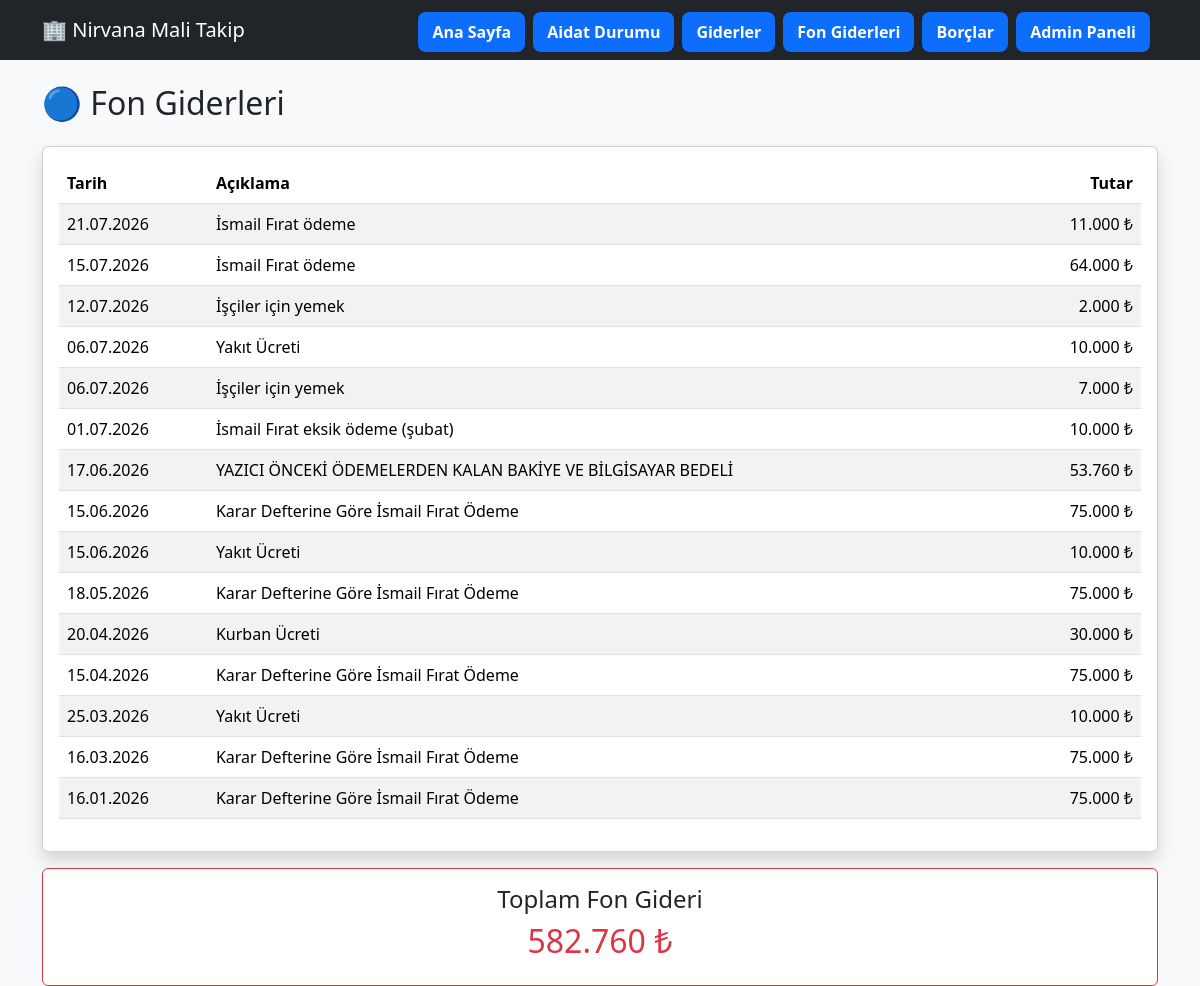
The app's page /fon-giderleri/, older data.
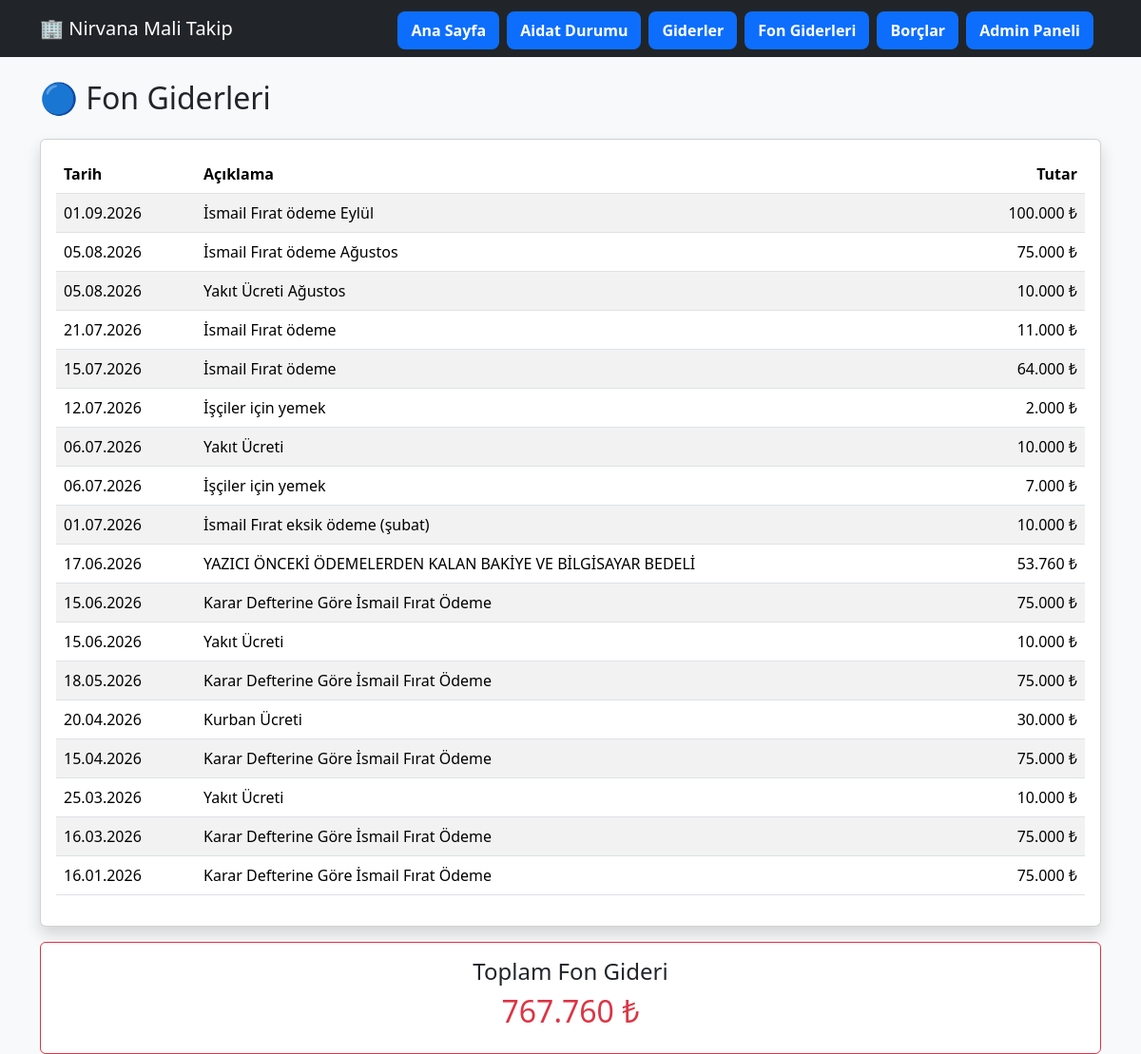
The same page, newer data.
### core/models.py (models this page shows, shortened)
class FonHareketi(models.Model):
    HAREKET_TIPI = [
    ("GELIR", "Gelir"),
    ("GIDER", "Gider"),
    ("HAKEDIS", "Hakediş"),
]
    tarih = models.DateField()
    hareket_tipi = models.CharField(
        max_length=10,
        choices=HAREKET_TIPI
    )
    aciklama = models.CharField(
        max_length=500
    )
    tutar = models.DecimalField(
        max_digits=12,
        decimal_places=2
    )
    created_at = models.DateTimeField(
        auto_now_add=True
    )
    class Meta:
        verbose_name = "Fon Hareketi"
        verbose_name_plural = "Fon Hareketleri"

### core/views.py (the view)
# urls.py: path("fon-giderleri/", fon_giderleri, name="fon_giderleri"),
def fon_giderleri(request):
    giderler = FonHareketi.objects.filter(
        hareket_tipi="GIDER"
    ).order_by("-tarih")
    for gider in giderler:
        gider.tutar_fmt = (
            f"{gider.tutar:,.0f}"
            .replace(",", ".")
        )
    toplam = sum(
        x.tutar
        for x in giderler
    )
    toplam_fmt = (
        f"{toplam:,.0f}"
        .replace(",", ".")
    )
    context = {
        "giderler": giderler,
        "toplam": toplam,
        "toplam_fmt": toplam_fmt,
    }
    return render(
        request,
        "core/fon_giderleri.html",
        context
    )

### core/templates/core/fon_giderleri.html
{% extends "core/base_finans.html" %}
{% block content %}
<h2 class="mb-4">
    🔵 Fon Giderleri
</h2>
<div class="card shadow">
    <div class="card-body">
        <table class="table table-striped">
            <thead>
                <tr>
                    <th>Tarih</th>
                    <th>Açıklama</th>
                    <th class="text-end">Tutar</th>
                </tr>
            </thead>
            <tbody>
                {% for gider in giderler %}
                <tr>
                    <td>
                        {{ gider.tarih|date:"d.m.Y" }}
                    </td>
                    <td>
                        {{ gider.aciklama }}
                    </td>
                    <td class="text-end">
                        {{ gider.tutar_fmt }} ₺
                    </td>
                </tr>
                {% endfor %}
            </tbody>
        </table>
    </div>
</div>
<div class="card mt-3 border-danger">
    <div class="card-body text-center">
        <h4>
            Toplam Fon Gideri
        </h4>
        <h2 class="text-danger">
            {{ toplam_fmt }} ₺
        </h2>
    </div>
</div>
{% endblock %}

### core/templates/core/base_finans.html (shortened to what this page needs)
<!DOCTYPE html>
<html lang="tr">
<head>
    <link
        href="https://cdn.jsdelivr.net/npm/bootstrap@5.3.3/dist/css/bootstrap.min.css"
        rel="stylesheet">
</head>
<body class="bg-light">
<nav class="navbar navbar-expand-lg navbar-dark bg-dark">
    <div class="container">
        <a class="navbar-brand" href="/">
            🏢 Nirvana Mali Takip
        </a>
        <div class="navbar-nav flex-wrap">
            <a class="nav-link text-white" href="/">
                Ana Sayfa
            </a>
            <a class="nav-link text-white" href="/aidat-durumu">
                Aidat Durumu
            </a>
	    <a class="nav-link text-white" href="/giderler2">
		Giderler
	    </a>
	    <a class="nav-link text-white" href="{% url 'fon_giderleri' %}">
		Fon Giderleri
	    </a>
  	    <a class="nav-link text-white" href="/borclar">
    		Borçlar
	    </a>
	    <a class="nav-link text-white" href="/admin">
                Admin Paneli
            </a>
        </div>
    </div>
</nav>
<div class="container mt-4">
    {% block content %}
    {% endblock %}
</div>
</body>
</html>

### core/templates/core/base_finans.html (style rules this page uses)
.navbar-nav { flex-direction: row !important; flex-wrap: wrap; }
.navbar-nav .nav-link { margin-right:8px; margin-top:4px; border-radius:8px; padding:8px 14px !important; background:#0d6efd; color:white !important; font-weight:600; }
.card h1, .card h2, .card h3 { white-space: nowrap; }

Row changes from the older to the newer data that the page shows:
added FonHareketi: tarih "01.09.2026", aciklama "İsmail Fırat ödeme Eylül", tutar_fmt "100.000"
added FonHareketi: tarih "05.08.2026", aciklama "İsmail Fırat ödeme Ağustos", tutar_fmt "75.000"
added FonHareketi: tarih "05.08.2026", aciklama "Yakıt Ücreti Ağustos", tutar_fmt "10.000"
Text that changed along with them:
{{ toplam_fmt }}: "582.760" → "767.760"
